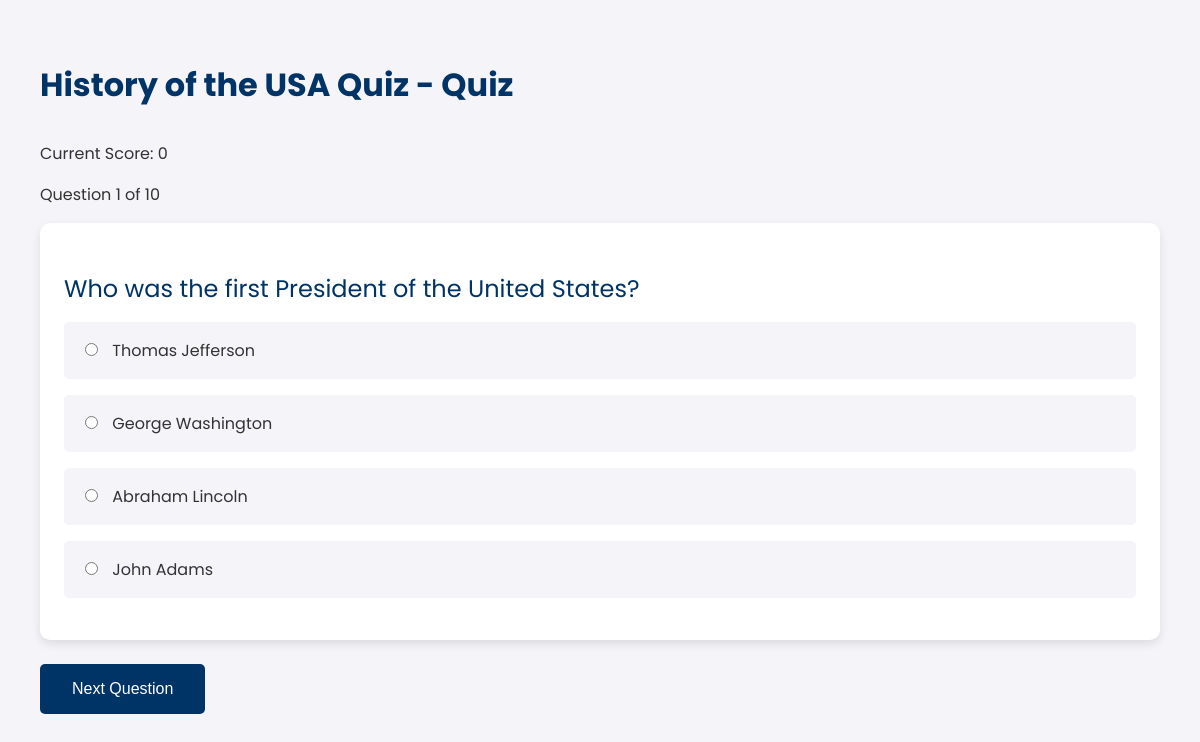
/quiz/39/ (signed in), run on the app's committed database.
### home/models.py (models this page shows, shortened)
class Quiz(models.Model):
    user = models.ForeignKey(User, on_delete=models.CASCADE)
    name = models.CharField(max_length=255)
    topic = models.CharField(max_length=255)
    description = models.TextField()
    created_at = models.DateTimeField(auto_now_add=True)

class Question(models.Model):
    quiz = models.ForeignKey(Quiz, on_delete=models.CASCADE)
    question_text = models.TextField()
    option_1 = models.CharField(max_length=255)
    option_2 = models.CharField(max_length=255)
    option_3 = models.CharField(max_length=255)
    option_4 = models.CharField(max_length=255)
    correct_option = models.IntegerField()  # 1-4 based on options

### home/views.py (the view, shortened to what this page needs)
# urls.py: path('quiz/<int:quiz_id>/', views.play_quiz, name='play_quiz'),
@login_required(login_url='/login/')
def play_quiz(request, quiz_id):
    quiz = get_object_or_404(Quiz, pk=quiz_id)
    questions = Question.objects.filter(quiz=quiz)
    if 'score' not in request.session:
        request.session['score'] = 0
    current_question_index = int(request.GET.get('q', 0))  # Default to the first question
    current_question = questions[current_question_index]
    context = {
        'quiz': quiz,
        'question': current_question,
        'question_index': current_question_index,
        'total_questions': len(questions),
    }
    return render(request, 'home/play_quiz.html', context)

### home/templates/home/play_quiz.html (shortened to what this page needs)
<!DOCTYPE html>
<html lang="en">
<head>
    {% load static %}
</head>
<body>
    <h1>{{ quiz.name }} - Quiz</h1>
    <p class="score">Current Score: {{ request.session.score }}</p>
    <p>Question {{ question_index|add:"1" }} of {{ total_questions }}</p>
    <div class="question-container">
        <p class="question">{{ question.question_text }}</p>
        <ul class="options">
            <li>
                <label>
                    <input type="radio" name="question_{{ question.id }}" value="1" class="option-btn">
                    {{ question.option_1 }}
                </label>
            </li>
            <li>
                <label>
                    <input type="radio" name="question_{{ question.id }}" value="2" class="option-btn">
                    {{ question.option_2 }}
                </label>
            </li>
            <li>
                <label>
                    <input type="radio" name="question_{{ question.id }}" value="3" class="option-btn">
                    {{ question.option_3 }}
                </label>
            </li>
            <li>
                <label>
                    <input type="radio" name="question_{{ question.id }}" value="4" class="option-btn">
                    {{ question.option_4 }}
                </label>
            </li>
        </ul>
    </div>
    <form method="POST" id="quiz-form">
        {% if question_index|add:"1" < total_questions %}
            <button type="submit" class="submit-btn">Next Question</button>
        {% else %}
            <button type="submit" class="submit-btn">Submit Quiz</button>
        {% endif %}
    </form>
</body>
</html>

### home/templates/home/play_quiz.html (style rules this page uses)
body { font-family: 'Poppins', sans-serif; background-color: #f4f4f9; color: #333; padding: 2rem; }
h1 { color: #003366; margin-bottom: 2rem; }
.question-container { background: #fff; padding: 1.5rem; margin-bottom: 1.5rem; border-radius: 10px; box-shadow: 0 4px 10px rgba(0, 0, 0, 0.1); }
.question { font-size: 1.5rem; color: #003366; margin-bottom: 1rem; }
.options { list-style: none; padding: 0; }
.options li { margin: 1rem 0; }
.options label { padding: 1rem; background-color: #f4f4f9; border-radius: 5px; cursor: pointer; display: block; font-size: 1rem; transition: background-color 0.3s; }
.options input { margin-right: 10px; }
.submit-btn { background-color: #003366; color: white; padding: 1rem 2rem; border-radius: 5px; border: none; font-size: 1rem; cursor: pointer; transition: background 0.3s ease; }

### data on the page
Quiz: name "History of the USA Quiz"
Question: question_text "Who was the first President of the United States?", option_1 "Thomas Jefferson", option_2 "George Washington", option_3 "Abraham Lincoln", option_4 "John Adams"

### other printed values
{{ request.session.score }} "0"
{{ question_index|add:"1" }} "1"
{{ total_questions }} "10"
